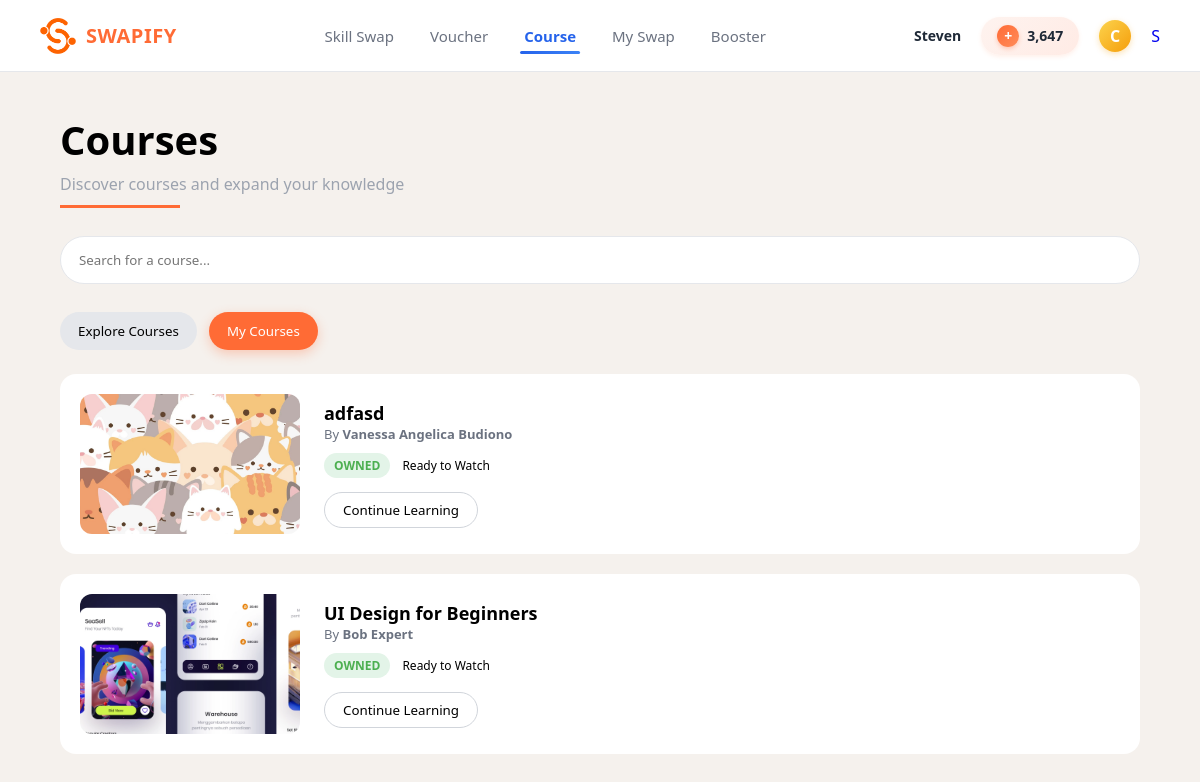
/my-courses.php (signed in), run on the app's committed database.
### tables this page shows
CREATE TABLE `ms_users` (
  `user_id` int(11) NOT NULL,
  `name` varchar(100) DEFAULT NULL,
  `email` varchar(100) DEFAULT NULL,
  `phone_number` varchar(20) DEFAULT NULL,
  `password` varchar(255) DEFAULT NULL,
  `profile_picture` varchar(255) DEFAULT NULL,
  `bio` text DEFAULT NULL,
  `role` enum('user','expert','admin') DEFAULT 'user',
  `joined_date` datetime DEFAULT current_timestamp()
);

CREATE TABLE `ms_courses` (
  `course_id` int(11) NOT NULL,
  `user_id` int(11) DEFAULT NULL,
  `category_id` int(11) DEFAULT NULL,
  `title` varchar(150) DEFAULT NULL,
  `video` varchar(255) DEFAULT NULL,
  `description` text DEFAULT NULL,
  `upload_date` datetime DEFAULT current_timestamp(),
  `credits_price` int(11) DEFAULT NULL,
  `thumbnail` varchar(255) DEFAULT NULL
);

### my-courses.php (the view, shortened to what this page needs)
<?php
    include "includes/header.php";
    include "includes/db_connect.php";
    $user_id = $_SESSION['user_id'];
    $query = "SELECT c.*, u.name as author_name
              FROM tr_coursepurchase cp
              JOIN ms_courses c ON cp.course_id = c.course_id
              JOIN ms_users u ON c.user_id = u.user_id
              WHERE cp.user_id = ?
              ORDER BY cp.created_at DESC";
    $stmt = $conn->prepare($query);
    $stmt->bind_param("i", $user_id);
    $stmt->execute();
    $result = $stmt->get_result();
?>
<!DOCTYPE html>
<html lang="en">
<head>
    <link rel="stylesheet" href="css/my-courses.css?v=3">
</head>
<body>
    <main class="container">
        <section class="page-header">
            <h1>Courses</h1>
            <p>Discover courses and expand your knowledge</p>
            <div class="underline"></div>
        </section>
        <div class="search-bar">
            <input type="text" placeholder="Search for a course...">
        </div>
        <div class="toggle">
            <a href="courses.php">
                <button>Explore Courses</button>
            </a>
            <button class="active">My Courses</button>
        </div>
        <div class="courses-container">
            <?php if ($result->num_rows > 0): ?>
                <?php while ($row = $result->fetch_assoc()): ?>
                    <a href="course-detail.php?id=<?= $row['course_id'] ?>" style="text-decoration: none; color: inherit;">
                        <div class="my-course-card">
                            <img src="uploads/thumbnails/<?php echo isset($row['thumbnail']) ? htmlspecialchars($row['thumbnail']) : ''; ?>"
                                onerror="this.src='https:/images.unsplash.com/photo-1516321318423-f06f85e504b3?q=80&w=500'"
                                alt="course">
                            <div class="course-content">
                                <h3 style="margin-top: 7px"><?= htmlspecialchars($row['title']) ?></h3>
                                <p class="author">By <strong><?= htmlspecialchars($row['author_name']) ?></strong></p>
                                <div class="course-meta">
                                    <span class="status completed">OWNED</span>
                                    <span class="percent">Ready to Watch</span>
                                </div>
                                <div class="actions">
                                    <button class="secondary">Continue Learning</button>
                                </div>
                            </div>
                        </div>
                    </a>
                <?php endwhile; ?>
            <?php endif; ?>
        </div>
    </main>
</body>
</html>

### includes/header.php (shortened to what this page needs)
<?php
include "includes/db_connect.php";
if (isset($_SESSION['user_id'])) {
    $user_id = $_SESSION['user_id'];
    $header_query = "SELECT u.name, u.profile_picture, u.role, IFNULL(c.balance, 0) as balance
                     FROM ms_users u
                     LEFT JOIN ms_usercredits c ON u.user_id = c.user_id
                     WHERE u.user_id = ?";
    $header_stmt = $conn->prepare($header_query);
    $header_stmt->bind_param("i", $user_id);
    $header_stmt->execute();
    $header_result = $header_stmt->get_result();
    $userData = $header_result->fetch_assoc();
} else {
    $userData = ['name' => 'Guest', 'balance' => 0, 'profile_picture' => 'default.png', 'role' => 'user'];
}
$currentPage = basename($_SERVER['PHP_SELF']);
$isAdmin = (isset($userData['role']) && $userData['role'] === 'admin');
?>
<link rel="stylesheet" href="css/header.css?v=10">
<header class="header-nav">
    <div class="logo-container">
        <div class="logo-icon">
            <img src="images/v91_89.png" alt="Swapify Logo">
        </div>
        <span class="logo-text">SWAPIFY</span>
    </div>
    <nav class="nav-menu">
        <?php if ($isAdmin): ?>
            <a href="admin-dashboard.php"    class="nav-link admin-link <?= $currentPage == 'admin-dashboard.php' ? 'active' : '' ?>">Admin Dashboard</a>
            <a href="manage_user.php"       class="nav-link admin-link <?= $currentPage == 'manage_user.php' ? 'active' : '' ?>">Manage User</a>
            <a href="manage_vouchers.php"   class="nav-link admin-link <?= $currentPage == 'manage_vouchers.php' ? 'active' : '' ?>">Manage Voucher</a>
            <a href="admin_booster.php"   class="nav-link admin-link <?= $currentPage == 'admin_booster.php' ? 'active' : '' ?>">Manage Booster</a>
            <a href="admin_topup_packages.php"   class="nav-link admin-link <?= $currentPage == 'admin_topup_packages.php' ? 'active' : '' ?>">Manage Topup</a>
        <?php else: ?>
            <a href="dashboard.php" class="nav-link <?= $currentPage == 'dashboard.php' ? 'active' : '' ?>">Skill Swap</a>
            <a href="voucher.php"   class="nav-link <?= ($currentPage == 'voucher.php' || $currentPage == 'my-voucher.php') ? 'active' : '' ?>">Voucher</a>
            <a href="courses.php"   class="nav-link <?= ($currentPage == 'courses.php' || $currentPage == 'my-courses.php' || $currentPage == 'uploaded-courses.php') ? 'active' : '' ?>">Course</a>
            <a href="sessions.php"  class="nav-link <?= $currentPage == 'sessions.php' ? 'active' : '' ?>">My Swap</a>
            <a href="booster.php"   class="nav-link <?= $currentPage == 'booster.php' ? 'active' : '' ?>">Booster</a>
        <?php endif; ?>
    </nav>
    <?php if (!$isAdmin): ?>
        <div class="user-section">
            <span class="user-name"><?= htmlspecialchars($userData['name']) ?></span>
            <a href="topup.php" style="text-decoration: none; display: flex; align-items: center;">
                <div class="credit-badge">
                    <div class="credit-icon">+</div>
                    <span class="credit-value"><?= number_format($userData['balance']) ?></span>
                </div>
            </a>
            <div class="coin-icon">C</div>
            <div class="user-avatar">
                <a href="profile.php" style="text-decoration: none;">
                    <?php
                    $has_profile_img = !empty($userData['profile_picture']) && file_exists("uploads/" . $userData['profile_picture']);
                    if ($has_profile_img): ?>
                        <img src="uploads/<?= $userData['profile_picture'] ?>" alt="User Avatar">
                    <?php else: ?>
                        <div class="avatar-gradient">
                            <?= strtoupper(substr($userData['name'], 0, 1)) ?>
                        </div>
                    <?php endif; ?>
                </a>
            </div>
        </div>
    <?php else: ?>
        <div class="user-section">
            <a href="index.php" class="nav-link" style="color: #ef4444;">Logout</a>
        </div>
    <?php endif; ?>
</header>

### css/header.css (style rules this page uses)
* { margin: 0; padding: 0; box-sizing: border-box; }
.header-nav { display: flex; align-items: center; justify-content: space-between; padding: 32px 60px; background: white; border-bottom: 1px solid #E5E7EB; height: 72px; }
.logo-container { display: flex; align-items: center; gap: 10px; flex-shrink: 0; }
.logo-icon img { width: 36px; height: 36px; object-fit: contain; }
.logo-text { font-size: 20px; font-weight: 700; color: #FF6B35; letter-spacing: 0.5px; }
.nav-menu { display: flex; gap: 40px; align-items: center; flex: 1; justify-content: center; margin: 0 40px; }
.nav-link { color: #6B7280; font-size: 15px; font-weight: 500; cursor: pointer; transition: all 0.3s ease; text-decoration: none; position: relative; padding: 8px 4px; white-space: nowrap; }
.nav-link.active { color: #2563EB; font-weight: 600; }
.nav-link::after { content: ""; position: absolute; bottom: 0; left: 50%; transform: translateX(-50%); width: 0; height: 3px; background: linear-gradient(90deg, #2563EB, #3B82F6); border-radius: 3px; transition: width 0.3s ease; }
.nav-link.active::after { width: 100%; }
.user-section { display: flex; align-items: center; gap: 20px; flex-shrink: 0; }
.user-name { font-size: 14px; font-weight: 600; color: #1F2937; white-space: nowrap; }
.credit-badge { display: flex; align-items: center; gap: 8px; background: linear-gradient(135deg, #FEF3EF 0%, #FFEBE5 100%); padding: 8px 16px; border-radius: 24px; font-size: 14px; cursor: pointer; transition: all 0.3s ease; box-shadow: 0 2px 4px rgba(255, 107, 53, 0.1); }
.credit-icon { width: 22px; height: 22px; background: linear-gradient(135deg, #FF6B35 0%, #FF8C5A 100%); border-radius: 50%; display: flex; align-items: center; justify-content: center; color: white; font-size: 14px; font-weight: bold; box-shadow: 0 2px 4px rgba(255, 107, 53, 0.3); }
.credit-value { font-weight: 700; color: #1F2937; font-size: 14px; }
.coin-icon { width: 32px; height: 32px; background: linear-gradient(135deg, #FCD34D 0%, #F59E0B 100%); border-radius: 50%; display: flex; align-items: center; justify-content: center; color: white; font-size: 16px; font-weight: bold; box-shadow: 0 2px 6px rgba(245, 158, 11, 0.3); transition: all 0.3s ease; cursor: pointer; }
.user-avatar { position: relative; }
@media (max-width: 1200px) { .nav-menu { gap: 28px; } }
@media (max-width: 1200px) { .header-nav { padding: 16px 40px; } }

### css/my-courses.css (style rules this page uses)
* { box-sizing: border-box; margin: 0; padding: 0; font-family: 'SF Pro', system-ui, sans-serif; }
body { background: #F5F1ED; }
.my-course-card { cursor: pointer; transition: transform 0.2s ease, box-shadow 0.2s ease; }
.container { max-width: 1200px; margin: auto; padding: 40px 60px; }
.page-header h1 { font-size: 40px; margin-bottom: 6px; }
.page-header p { color: #9CA3AF; }
.underline { width: 120px; height: 3px; background: #FF6B35; margin-top: 10px; }
.search-bar { margin: 28px 0; }
.search-bar input { width: 100%; padding: 14px 18px; border-radius: 30px; border: 1px solid #E5E7EB; }
.toggle { display: flex; gap: 12px; margin-bottom: 24px; }
.toggle button { padding: 10px 18px; border-radius: 20px; border: none; background: #E5E7EB; cursor: pointer; }
.toggle .active { background: #FF6B35; color: white; box-shadow: 0 4px 12px rgba(255, 107, 53, 0.3); }
.my-course-card { display: flex; gap: 24px; background: white; padding: 20px; border-radius: 16px; margin-bottom: 20px; }
.my-course-card img { width: 220px; height: 140px; border-radius: 12px; object-fit: cover; }
.course-content h3 { font-size: 18px; }
.author { font-size: 13px; color: #6B7280; margin-bottom: 10px; }
.course-meta { display: flex; gap: 12px; font-size: 12px; align-items: center; margin-bottom: 14px; }
.status { padding: 4px 10px; border-radius: 20px; font-weight: 600; }
.completed { background: #E3F4E8; color: #4CAF50; }
.actions { display: flex; gap: 12px; }
.secondary { background: white; border: 1px solid #D1D5DB; padding: 8px 18px; border-radius: 20px; cursor: pointer; }

### data on the page
ms_users: name "Steven", name "S"
ms_courses: thumbnail (picture), title "adfasd", user.name "Vanessa Angelica Budiono"
ms_courses: thumbnail (picture), title "UI Design for Beginners", user.name "Bob Expert"

### other printed values
$userData['balance'] "3,647"
